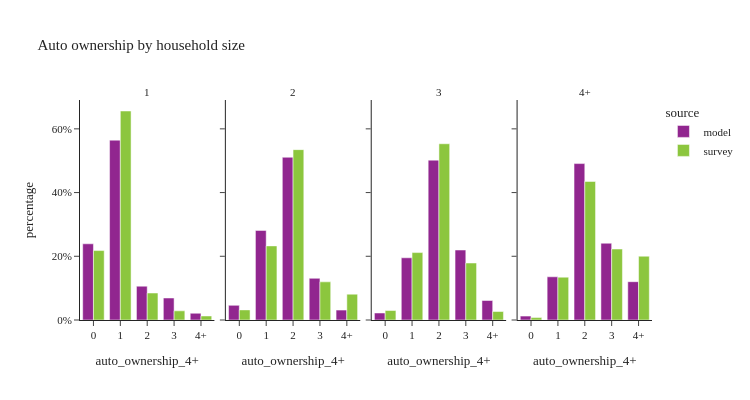

Notebook cell for this chart:
### Code cell
util.plot_share_facetbar(hh_data, 'hh_weight', share_col="auto_ownership_4+", title="Auto ownership by household size", 

                            facet_col="hhsize_4+", facet_col_wrap=4, height=400, orientation='v')

### Figure 1 — Plotly figure (JSON) as saved in the notebook; plotly's stock layout.template omitted (floating-point values rounded to 4 significant figures)
{"data": [{"alignmentgroup": "True", "customdata": [[115441], [272517], [51241], [33313], [10222]], "hovertemplate": "source=model<br>hhsize_4+=1<br>auto_ownership_4+=%{x}<br>percentage=%{y}<br>sample_size=%{customdata[0]}<extra></extra>", "legendgroup": "model", "marker": {"color": "#91268F", "pattern": {"shape": ""}}, "name": "model", "offsetgroup": "model", "orientation": "v", "showlegend": true, "textposition": "auto", "type": "bar", "x": ["0", "1", "2", "3", "4+"], "xaxis": "x", "y": [0.2391, 0.5645, 0.1061, 0.06901, 0.02118], "yaxis": "y"}, {"alignmentgroup": "True", "customdata": [[26795], [163913], [297738], [76295], [18083]], "hovertemplate": "source=model<br>hhsize_4+=2<br>auto_ownership_4+=%{x}<br>percentage=%{y}<br>sample_size=%{customdata[0]}<extra></extra>", "legendgroup": "model", "marker": {"color": "#91268F", "pattern": {"shape": ""}}, "name": "model", "offsetgroup": "model", "orientation": "v", "showlegend": false, "textposition": "auto", "type": "bar", "x": ["0", "1", "2", "3", "4+"], "xaxis": "x2", "y": [0.04597, 0.2812, 0.5109, 0.1309, 0.03103], "yaxis": "y2"}, {"alignmentgroup": "True", "customdata": [[5999], [53216], [136747], [59850], [16692]], "hovertemplate": "source=model<br>hhsize_4+=3<br>auto_ownership_4+=%{x}<br>percentage=%{y}<br>sample_size=%{customdata[0]}<extra></extra>", "legendgroup": "model", "marker": {"color": "#91268F", "pattern": {"shape": ""}}, "name": "model", "offsetgroup": "model", "orientation": "v", "showlegend": false, "textposition": "auto", "type": "bar", "x": ["0", "1", "2", "3", "4+"], "xaxis": "x3", "y": [0.02201, 0.1953, 0.5018, 0.2196, 0.06125], "yaxis": "y3"}, {"alignmentgroup": "True", "customdata": [[4854], [53974], [195434], [95929], [47872]], "hovertemplate": "source=model<br>hhsize_4+=4+<br>auto_ownership_4+=%{x}<br>percentage=%{y}<br>sample_size=%{customdata[0]}<extra></extra>", "legendgroup": "model", "marker": {"color": "#91268F", "pattern": {"shape": ""}}, "name": "model", "offsetgroup": "model", "orientation": "v", "showlegend": false, "textposition": "auto", "type": "bar", "x": ["0", "1", "2", "3", "4+"], "xaxis": "x4", "y": [0.01219, 0.1356, 0.491, 0.241, 0.1203], "yaxis": "y4"}, {"alignmentgroup": "True", "customdata": [[487], [920], [111], [22], [11]], "hovertemplate": "source=survey<br>hhsize_4+=1<br>auto_ownership_4+=%{x}<br>percentage=%{y}<br>sample_size=%{customdata[0]}<extra></extra>", "legendgroup": "survey", "marker": {"color": "#8CC63E", "pattern": {"shape": ""}}, "name": "survey", "offsetgroup": "survey", "orientation": "v", "showlegend": true, "textposition": "auto", "type": "bar", "x": ["0", "1", "2", "3", "4+"], "xaxis": "x", "y": [0.2179, 0.656, 0.08466, 0.02877, 0.01262], "yaxis": "y"}, {"alignmentgroup": "True", "customdata": [[82], [477], [549], [117], [49]], "hovertemplate": "source=survey<br>hhsize_4+=2<br>auto_ownership_4+=%{x}<br>percentage=%{y}<br>sample_size=%{customdata[0]}<extra></extra>", "legendgroup": "survey", "marker": {"color": "#8CC63E", "pattern": {"shape": ""}}, "name": "survey", "offsetgroup": "survey", "orientation": "v", "showlegend": false, "textposition": "auto", "type": "bar", "x": ["0", "1", "2", "3", "4+"], "xaxis": "x2", "y": [0.03174, 0.2326, 0.5347, 0.1198, 0.08112], "yaxis": "y2"}, {"alignmentgroup": "True", "customdata": [[7], [104], [158], [53], [19]], "hovertemplate": "source=survey<br>hhsize_4+=3<br>auto_ownership_4+=%{x}<br>percentage=%{y}<br>sample_size=%{customdata[0]}<extra></extra>", "legendgroup": "survey", "marker": {"color": "#8CC63E", "pattern": {"shape": ""}}, "name": "survey", "offsetgroup": "survey", "orientation": "v", "showlegend": false, "textposition": "auto", "type": "bar", "x": ["0", "1", "2", "3", "4+"], "xaxis": "x3", "y": [0.02971, 0.2116, 0.5532, 0.1789, 0.02659], "yaxis": "y3"}, {"alignmentgroup": "True", "customdata": [[6], [76], [171], [54], [33]], "hovertemplate": "source=survey<br>hhsize_4+=4+<br>auto_ownership_4+=%{x}<br>percentage=%{y}<br>sample_size=%{customdata[0]}<extra></extra>", "legendgroup": "survey", "marker": {"color": "#8CC63E", "pattern": {"shape": ""}}, "name": "survey", "offsetgroup": "survey", "orientation": "v", "showlegend": false, "textposition": "auto", "type": "bar", "x": ["0", "1", "2", "3", "4+"], "xaxis": "x4", "y": [0.007581, 0.1345, 0.4349, 0.2228, 0.2003], "yaxis": "y4"}], "layout": {"annotations": [{"font": {}, "showarrow": false, "text": "1", "x": 0.1175, "xanchor": "center", "xref": "paper", "y": 1.0, "yanchor": "bottom", "yref": "paper"}, {"font": {}, "showarrow": false, "text": "2", "x": 0.3725, "xanchor": "center", "xref": "paper", "y": 1.0, "yanchor": "bottom", "yref": "paper"}, {"font": {}, "showarrow": false, "text": "3", "x": 0.6275, "xanchor": "center", "xref": "paper", "y": 1.0, "yanchor": "bottom", "yref": "paper"}, {"font": {}, "showarrow": false, "text": "4+", "x": 0.8825, "xanchor": "center", "xref": "paper", "y": 1.0, "yanchor": "bottom", "yref": "paper"}], "barmode": "group", "height": 400, "legend": {"title": {"text": "source"}, "tracegroupgap": 0}, "title": {"text": "Auto ownership by household size"}, "width": 750, "xaxis": {"anchor": "y", "domain": [0.0, 0.235], "title": {"text": "auto_ownership_4+"}}, "xaxis2": {"anchor": "y2", "domain": [0.255, 0.49], "matches": "x", "title": {"text": "auto_ownership_4+"}}, "xaxis3": {"anchor": "y3", "domain": [0.51, 0.745], "matches": "x", "title": {"text": "auto_ownership_4+"}}, "xaxis4": {"anchor": "y4", "domain": [0.765, 1.0], "matches": "x", "title": {"text": "auto_ownership_4+"}}, "yaxis": {"anchor": "x", "domain": [0.0, 1.0], "tickformat": ".0%", "title": {"text": "percentage"}}, "yaxis2": {"anchor": "x2", "domain": [0.0, 1.0], "matches": "y", "showticklabels": false, "tickformat": ".0%"}, "yaxis3": {"anchor": "x3", "domain": [0.0, 1.0], "matches": "y", "showticklabels": false}, "yaxis4": {"anchor": "x4", "domain": [0.0, 1.0], "matches": "y", "showticklabels": false}}}
